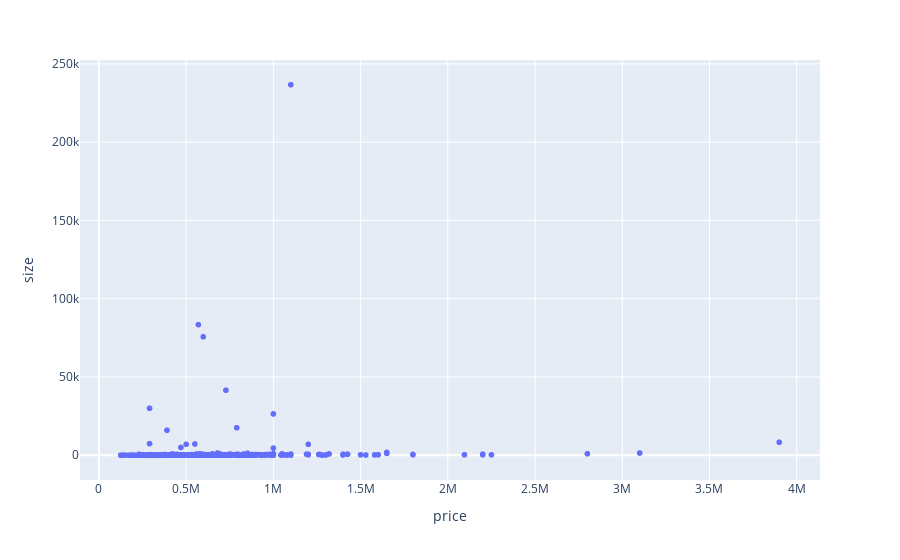

The cell this chart's notebook holds for it:
### Code cell
fig = px.scatter(only_houses, y="size", x="price")
fig.show()

### Figure 1 — Plotly figure (JSON) as saved in the notebook; plotly's stock layout.template omitted (floating-point values rounded to 4 significant figures; data arrays with more than 128 entries replaced by an {"elided": "..."} marker saying what was removed)
{"data": [{"hovertemplate": "price=%{x}<br>size=%{y}<extra></extra>", "legendgroup": "", "marker": {"color": "#636efa", "symbol": "circle"}, "mode": "markers", "name": "", "showlegend": false, "type": "scattergl", "x": {"elided": "2044 int values"}, "xaxis": "x", "y": {"elided": "2044 float values"}, "yaxis": "y"}], "layout": {"legend": {"tracegroupgap": 0}, "margin": {"t": 60}, "xaxis": {"anchor": "y", "domain": [0, 1], "title": {"text": "price"}}, "yaxis": {"anchor": "x", "domain": [0, 1], "title": {"text": "size"}}}}
